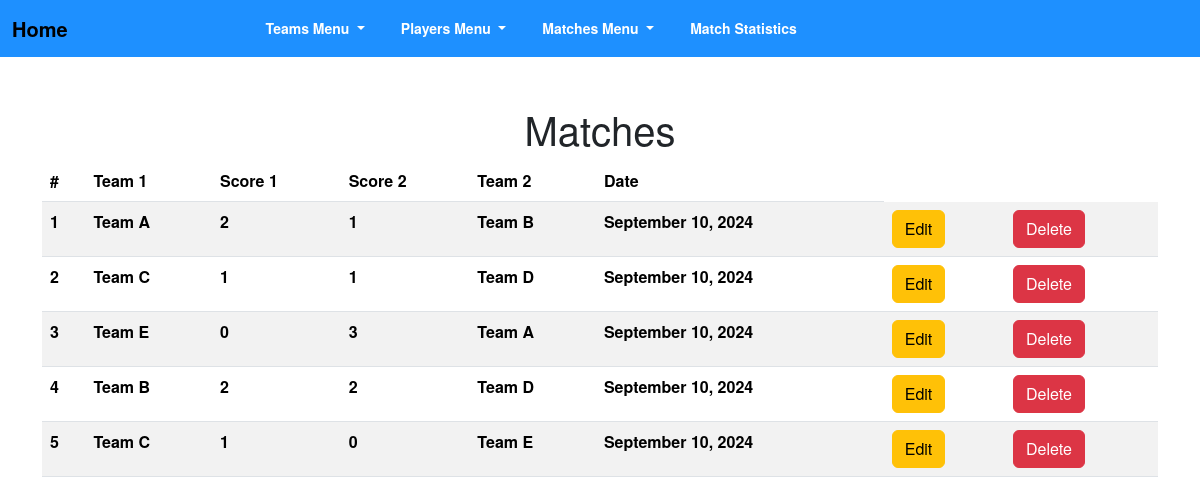
Page /viewMatches.php on the committed database.
### tables this page shows
CREATE TABLE IF NOT EXISTS matches(
    id INT AUTO_INCREMENT PRIMARY KEY,
    team1_id INT,
    team2_id INT,
    score1 INT,
    score2 INT,
    date TIMESTAMP DEFAULT CURRENT_TIMESTAMP,
    FOREIGN KEY (team1_id) REFERENCES teams(id) on DELETE CASCADE ON UPDATE CASCADE,
    FOREIGN KEY (team2_id) REFERENCES teams(id) on DELETE CASCADE ON UPDATE CASCADE
);

CREATE TABLE IF NOT EXISTS teams(
    id INT AUTO_INCREMENT PRIMARY KEY,
    name VARCHAR(150) NOT NULL,
    city VARCHAR(150) NOT NULL
    );

### viewMatches.php (the view)
<?php
$conn = include 'connect.php';
include 'header.php';
$sql = "SELECT m.id, t1.name AS team1_name, t2.name AS team2_name, m.score1, m.score2, m.date
        FROM matches m
        JOIN teams t1 ON m.team1_id = t1.id
        JOIN teams t2 ON m.team2_id = t2.id
        ORDER BY m.date ASC";
$stmt = $conn->prepare($sql);
$stmt->execute();
$matches = $stmt->get_result();
?>
<div class="container mt-5">
    <h1>Matches</h1>
    <table class="table table-striped">
        <thead>
        <tr>
            <th>#</th>
            <th>Team 1</th>
            <th>Score 1</th>
            <th>Score 2</th>
            <th>Team 2</th>
            <th>Date</th>
        </tr>
        </thead>
        <tbody>
        <?php while ($match = $matches->fetch_assoc()) { ?>
            <tr>
                <td><?php echo $match['id']; ?></td>
                <td><?php echo $match['team1_name']; ?></td>
                <td><?php echo $match['score1']; ?></td>
                <td><?php echo $match['score2']; ?></td>
                <td><?php echo $match['team2_name']; ?></td>
                <td><?php echo date('F j, Y', strtotime($match['date'])); ?></td>
                <td><a class="btn btn-warning" href="editMatch.php?id=<?php echo $match['id']; ?>">Edit</td>
                <td><a class="btn btn-danger" href="deleteMatch.php?id=<?php echo $match['id']; ?>">Delete</td>
            </tr>
        <?php } ?>
        </tbody>
    </table>
</div>

### static/styles/main.css (style rules this page uses)
.container { display: flex; flex-direction: column; align-items: center; }
body { font-family: "Helvetica Neue", Helvetica, Arial, sans-serif; font-weight: 700; display: flex; flex-direction: column; min-height: 100vh; background: white; }

### rows in the picture
matches: id "1", team1.name "Team A", score1 "2", score2 "1", team2.name "Team B", date "September 10, 2024"
matches: id "2", team1.name "Team C", score1 "1", score2 "1", team2.name "Team D", date "September 10, 2024"
matches: id "3", team1.name "Team E", score1 "0", score2 "3", team2.name "Team A", date "September 10, 2024"
matches: id "4", team1.name "Team B", score1 "2", score2 "2", team2.name "Team D", date "September 10, 2024"
matches: id "5", team1.name "Team C", score1 "1", score2 "0", team2.name "Team E", date "September 10, 2024"
